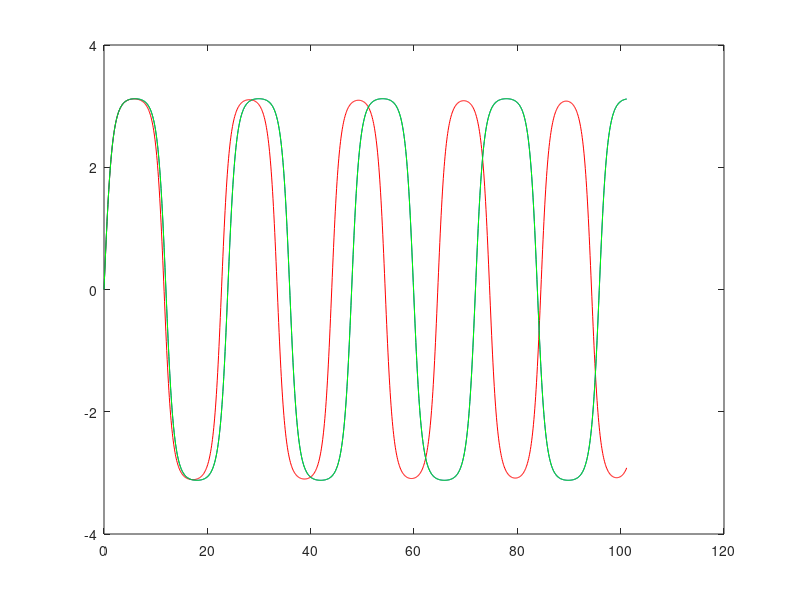

MATLAB code to generate this figure:
%%%%%%%%%%%%%%%%%% RESORTE
u0 = 0;
v0 = 1.9999;
wc = 1;
T = 33.7210;
Dt = T/400;
tmax = 3*T;
rango = 0:Dt:tmax;
%%%%%%%%%%%%%%%%%% RK
u0 = 0;
v0 = 1.9999;
u=[u0];
for i = rango
  a0 = -wc*sin(u0);
%
  u1 = u0 + (1/2)*Dt*v0;
  v1 = v0 + (1/2)*Dt*a0;
  a1 = -wc*sin(u1);
%
  u2 = u0 +    1*Dt*v0 + 1*Dt^2*a0;
  v2 = v0 + (-1)*Dt*a0 + 2*Dt*a1;
  a2 = -wc*sin(u2);
%
  u3 = u0 + Dt*v0 + (1/6)*(Dt^2)*a0 + (1/3)*(Dt^2)*a1;
  %u3 = u0 +       Dt*v0 +  1/6*Dt^2*(-1*a0 + 8*a1); esta mal
  v3 = v0 + (1/6)*Dt*a0 + (2/3)*Dt*a1 + (1/6)*Dt*a2;
%
  u=[u,u3];
 
%
  u0=u3;
  v0=v3;
endfor
urk=u(1:(length(u)-1));
%%%%%%%%%%%%%%%%%% M3
u0 = 0;
v0 = 1.9999;
u=[u0];
for i = rango
  a0 = -wc*sin(u0);
  %
  u1 = u0 + 1/3*Dt*v0 + 1/18*Dt^2*a0;
  v1 = v0 + 1/3*Dt*a0;
  a1 = -wc*sin(u1);
  %
  u2 = u0 + 2/3*Dt*v0 + 1/27*Dt^2*(2*a0 + 4*a1); % EC 23
  v2 = v0 + 2/3*Dt*a1;
  a2 = -wc*sin(u2);
  %
  u3 = u0 + Dt*v0 + 1/6*Dt^2*(a0 + a1 + a2); % EC 26
  v3 = v0 + 1/4*Dt*(a0 + 3*a2);
%
  u=[u,u3]; 
%
  u0=u3;
  v0=v3;
endfor
umet3=u(1:(length(u)-1));
%%%%%%%%%%%%%%%%%% M4
u0 = 0;
v0 = 1.9999;
u=[u0];
for i = rango
  a0 = -wc*sin(u0); % EC. 1
  %
  u1 = u0 + 1/3*Dt*v0 + 1/18*Dt^2*a0; % EC 2.1
  v1 = v0 + 1/3*Dt*a0; % EC 2.2
  a1 = -wc*sin(u1); % EC 3
  %
  u2 = u0 + 1/2*Dt*v0 + 3/40*Dt^2*(2*a0/3 + a1); % EC 4.1
  v2 = v0 + 1/8*Dt*a0 + 3/8*Dt*a1; % EC 4.2
  a2 = -wc*sin(u2); % EC 5
  %
  u3 = u0 + 1*Dt*v0 + 1/20*Dt^2*(a0 + 9*a1); % EC 6.1
  v3 = v0 + 1/2*Dt*(a0 -3*a1 + 4*a2); % EC 6.2
  a3 = -wc*sin(u3); % EC 7
  %
  u4 = u0 + Dt*v0 + 1/6*Dt^2*(a0 + 2*a2); % EC 8.1
  v4 = v0 + 1/6*Dt*(a0 + 4*a2 + a3); % EC 8.2
  %
  u=[u,u4];
  %
  u0=u4;
  v0=v4;
endfor
umet4=u(1:(length(u)-1));
%%%%%%%%%%%%%%%%%% GRAFICO
plot(rango,urk,"-r",rango,umet3,"-b",rango,umet4,"-g");
